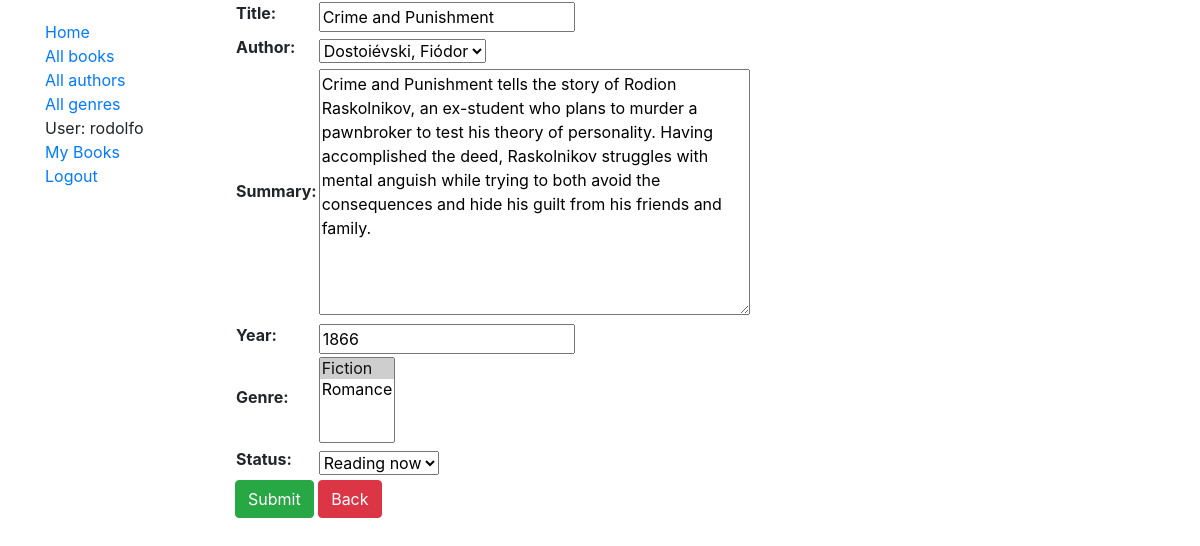
The app's page /catalog/book/eb7460aa-8c7e-4d07-ab01-503ff95dd74b/update/ (signed in) with its own data.
### catalog/models.py (models this page shows, shortened)
class Book(models.Model):
    id = models.UUIDField(primary_key=True, default=uuid.uuid4)
    title = models.CharField(max_length=200)
    author = models.ForeignKey('Author', on_delete=models.SET_NULL, null=True)
    summary = models.TextField(max_length=1000)
    year = models.CharField(max_length=200, null=True, blank=True)
    genre = models.ManyToManyField(Genre)
    owner = models.ForeignKey(User, on_delete=models.SET_NULL, null=True, blank=True)
    READ_STATUS = {
        ('w', 'Want to read'),
        ('a', 'Already read'),
        ('r', 'Reading now')
    }
    status = models.CharField(
        max_length=1,
        choices=READ_STATUS,
        blank=True,
        default='w'
    )

### catalog/views.py (the view)
# urls.py: path('book/<str:pk>/update/', views.BookUpdate.as_view(), name='book_update'),
class BookUpdate(PermissionRequiredMixin, LoginRequiredMixin, UpdateView):
    permission_required = 'catalog.change_book'
    model = Book
    fields = ['title', 'author', 'summary', 'year', 'genre', 'status']

### catalog/models.py (called while the page is built)
    def __str__(self):
        return self.name

    def __str__(self):
        return f'{self.last_name}, {self.first_name}'

### catalog/templates/catalog/book_form.html (shortened to what this page needs)
{% extends "base_generic.html" %}
{% block content %}
  <form action="" method="post">
    <table>
    {{ form.as_table }}
    </table>
    <input class="btn btn-success" type="submit" value="Submit">
    <a class="btn btn-danger" href="{% url 'index' %}">Back</a>
  </form>
{% endblock %}

### catalog/templates/base_generic.html (shortened to what this page needs)
<!doctype html>
<html lang="en">
  <head>
    <link rel="stylesheet" href="https://stackpath.bootstrapcdn.com/bootstrap/4.3.1/css/bootstrap.min.css">
    {% load static %}
    <link rel="stylesheet" href="{% static 'css/styles.css' %}">
  </head>
  <body>
    <section class="container">
      <div class="row">
        <div class="col-sm-2">
        {% block sidebar %}
          <ul class="sidebar-nav">
            <li><a href="{% url 'index' %}">Home</a></li>
            <li><a href="{% url 'books' %}">All books</a></li>
            <li><a href="{% url 'authors' %}">All authors</a></li>
            <li><a href="{% url 'genres' %}">All genres</a></li>
            {% if user.is_authenticated %}
              <li>User: {{ user.get_username }}</li>
              <li><a href="{% url 'my-owned' %}">My Books</a></li>
              <li><a href="{% url 'logout'%}?next={{request.path}}">Logout</a></li>
            {% else %}
              <li><a href="{% url 'login'%}?next={{request.path}}">Login</a></li>
            {% endif %}
          </ul>
        {% endblock %}
        </div>
        <div class="col-sm-10">{% block content %}{% endblock %}</div>
      </div>
    </section>
  </body>
</html>

### catalog/static/css/styles.css (style rules this page uses)
.sidebar-nav { margin-top: 20px; padding: 0; list-style: none; }

### records on screen
Book: title "Crime and Punishment", author "Dostoiévski, Fiódor", summary "Crime and Punishment tells the story of Rodion Raskolnikov, an ex-student who plans to murder a pawnbroker to test his theory of personality. Having accomplished the deed, Raskolnikov struggles with mental anguish while trying to both avoid the consequences and hide his guilt from his friends and family.", year "1866", status "Reading now"

### other values on screen
{{ user.get_username }} "rodolfo"
